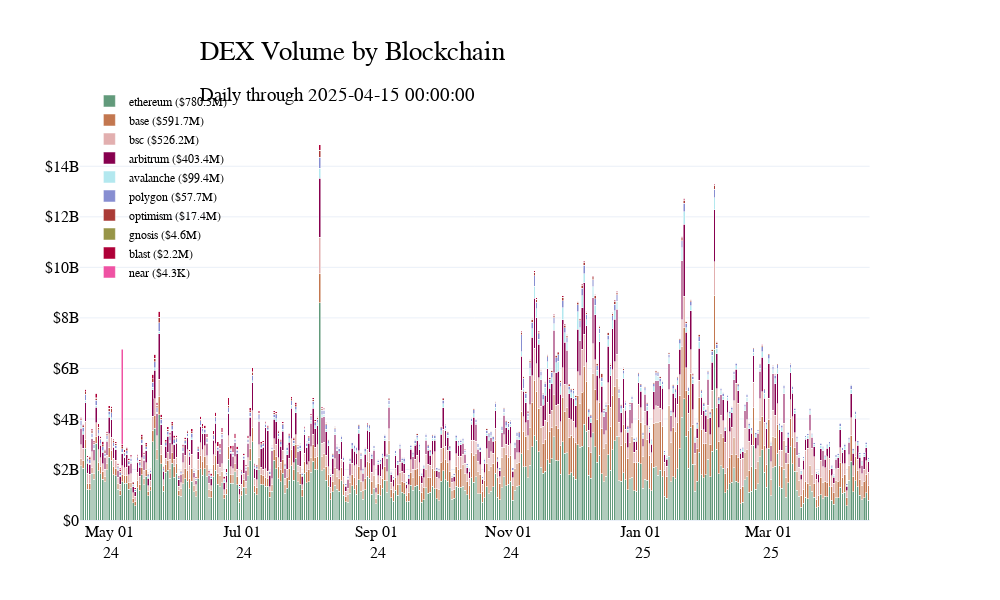

Write notebook code for a chart like this one.
### Code cell
cm = ChartMaker(shuffle_colors=True)
cm.build(
    df = crosschain_dex_stats,
    groupby_col='BLOCKCHAIN',
    num_col='VOLUME',
    title='DEX Volume by Blockchain',
    chart_type={'y1':'bar'},
    options = {
        'margin':dict(t=125),
        'annotations':False,
        'tickformat': dict(x='%b %d <br>%y'),
        'tickprefix':{'y1':'$'},
        'decimals': True,
        "dimensions": dict(width=1000, height=600),
    },
)
cm.add_title(
    subtitle=f'Daily through {crosschain_dex_stats.index.max()}',
    x=0.2,
    y=0.9
)
# cm.add_annotations()
cm.show_fig()

### Figure 1 — Plotly figure (JSON) as saved in the notebook; plotly's stock layout.template omitted (floating-point values rounded to 4 significant figures; data arrays with more than 128 entries replaced by an {"elided": "..."} marker saying what was removed)
{"data": [{"marker": {"color": "#629a7b"}, "name": "ethereum ($780.5M)", "showlegend": true, "textposition": "auto", "type": "bar", "x": {"elided": "364 str values"}, "xaxis": "x", "y": {"elided": "364 float values"}, "yaxis": "y"}, {"marker": {"color": "#c3774f"}, "name": "base ($591.7M)", "showlegend": true, "textposition": "auto", "type": "bar", "x": {"elided": "364 str values"}, "xaxis": "x", "y": {"elided": "364 float values"}, "yaxis": "y"}, {"marker": {"color": "#e2afaf"}, "name": "bsc ($526.2M)", "showlegend": true, "textposition": "auto", "type": "bar", "x": {"elided": "364 str values"}, "xaxis": "x", "y": {"elided": "364 float values"}, "yaxis": "y"}, {"marker": {"color": "#87004f"}, "name": "arbitrum ($403.4M)", "showlegend": true, "textposition": "auto", "type": "bar", "x": {"elided": "364 str values"}, "xaxis": "x", "y": {"elided": "364 float values"}, "yaxis": "y"}, {"marker": {"color": "#b3e8ef"}, "name": "avalanche ($99.4M)", "showlegend": true, "textposition": "auto", "type": "bar", "x": {"elided": "364 str values"}, "xaxis": "x", "y": {"elided": "364 float values"}, "yaxis": "y"}, {"marker": {"color": "#878ed1"}, "name": "polygon ($57.7M)", "showlegend": true, "textposition": "auto", "type": "bar", "x": {"elided": "364 str values"}, "xaxis": "x", "y": {"elided": "364 float values"}, "yaxis": "y"}, {"marker": {"color": "#aa3b36"}, "name": "optimism ($17.4M)", "showlegend": true, "textposition": "auto", "type": "bar", "x": {"elided": "364 str values"}, "xaxis": "x", "y": {"elided": "364 float values"}, "yaxis": "y"}, {"marker": {"color": "#979548"}, "name": "gnosis ($4.6M)", "showlegend": true, "textposition": "auto", "type": "bar", "x": {"elided": "364 str values"}, "xaxis": "x", "y": {"elided": "364 float values"}, "yaxis": "y"}, {"marker": {"color": "#AF0038"}, "name": "blast ($2.2M)", "showlegend": true, "textposition": "auto", "type": "bar", "x": {"elided": "352 str values"}, "xaxis": "x", "y": {"elided": "352 float values"}, "yaxis": "y"}, {"marker": {"color": "#ef52a3"}, "name": "near ($4.3K)", "showlegend": true, "textposition": "auto", "type": "bar", "x": {"elided": "364 str values"}, "xaxis": "x", "y": {"elided": "364 float values"}, "yaxis": "y"}], "layout": {"autosize": true, "barmode": "stack", "font": {"color": "black", "family": "Cardo", "size": 16}, "height": 600, "hovermode": "x unified", "legend": {"bgcolor": "rgba(0,0,0,0)", "bordercolor": "rgba(0,0,0,0)", "borderwidth": 1, "font": {"color": "black", "family": "Cardo", "size": 12}, "orientation": "v", "traceorder": "normal", "x": 0.01, "xanchor": "left", "y": 1.1, "yanchor": "top"}, "margin": {"t": 125}, "title": {"font": {"color": "black", "family": "Cardo", "size": 27}, "text": "<span style='color: black; font-weight: normal;'>DEX Volume by Blockchain</span><br><sub style='font-size: 18px; color: black; font-weight: normal;'>Daily through 2025-04-15 00:00:00</sub>", "x": 0.2, "xanchor": "left", "y": 0.9, "yanchor": "top"}, "width": 1000, "xaxis": {"anchor": "y", "domain": [0, 0.94], "tickfont": {"color": "black"}, "tickformat": "%b %d <br>%y"}, "yaxis": {"anchor": "x", "color": "black", "domain": [0, 1], "showticklabels": true, "tickformat": "", "tickprefix": "$"}, "yaxis2": {"anchor": "x", "color": "black", "overlaying": "y", "side": "right", "tickformat": "", "tickprefix": ""}}}
